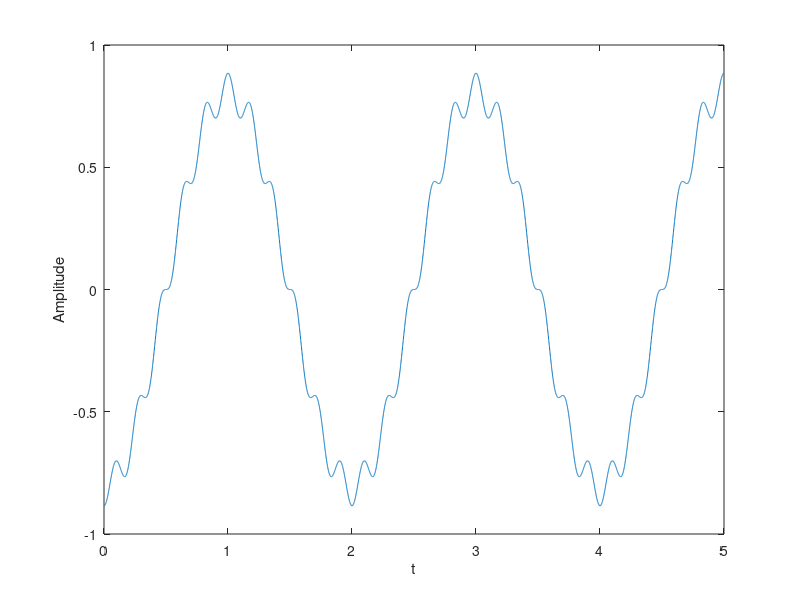

MATLAB code for this plot:
clc;
clear all;
close all;
%Defineing the time intetval
t = 0:0.001:5;
%complex amplitude * signal
x = (-8/(pi*pi))*exp(1i*(2*pi*0.5*t));
%Applying Loop from 1 to 11 with gap = 2
for k = 1:2:11
    y= (-8/(k*pi*pi))*exp(1i*(2*pi*0.5*k*t));
    %Adding x that outside loop with y
    s = x+y;
end
%At the end of day plotting :)
plot(t,real(s));
%Labeling Axis
xlabel('t');
ylabel('Amplitude');
